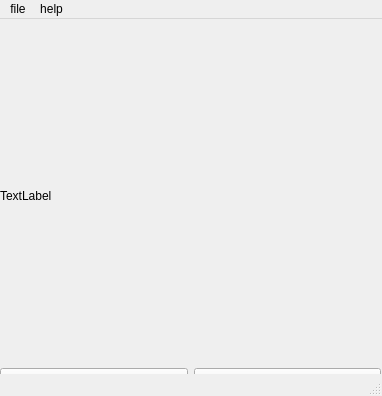
<?xml version="1.0" encoding="UTF-8"?>
<ui version="4.0">
 <class>Calulator</class>
 <widget class="QMainWindow" name="Calulator">
  <property name="geometry">
   <rect>
    <x>0</x>
    <y>0</y>
    <width>382</width>
    <height>396</height>
   </rect>
  </property>
  <property name="sizePolicy">
   <sizepolicy hsizetype="Preferred" vsizetype="Preferred">
    <horstretch>1</horstretch>
    <verstretch>0</verstretch>
   </sizepolicy>
  </property>
  <property name="minimumSize">
   <size>
    <width>240</width>
    <height>240</height>
   </size>
  </property>
  <property name="windowTitle">
   <string>Calculadora</string>
  </property>
  <property name="windowOpacity">
   <double>1.000000000000000</double>
  </property>
  <property name="layoutDirection">
   <enum>Qt::LeftToRight</enum>
  </property>
  <property name="autoFillBackground">
   <bool>true</bool>
  </property>
  <property name="tabShape">
   <enum>QTabWidget::Rounded</enum>
  </property>
  <widget class="QWidget" name="centralwidget">
   <widget class="QWidget" name="verticalLayoutWidget">
    <property name="geometry">
     <rect>
      <x>0</x>
      <y>10</y>
      <width>381</width>
      <height>361</height>
     </rect>
    </property>
    <layout class="QVBoxLayout" name="verticalLayout">
     <item>
      <widget class="QLabel" name="label">
       <property name="text">
        <string>TextLabel</string>
       </property>
      </widget>
     </item>
     <item>
      <layout class="QGridLayout" name="gridLayout">
       <item row="0" column="0">
        <widget class="QPushButton" name="pushButton">
         <property name="text">
          <string>PushButton</string>
         </property>
        </widget>
       </item>
       <item row="0" column="1">
        <widget class="QPushButton" name="pushButton_2">
         <property name="text">
          <string>PushButton</string>
         </property>
        </widget>
       </item>
      </layout>
     </item>
    </layout>
   </widget>
  </widget>
  <widget class="QMenuBar" name="menubar">
   <property name="geometry">
    <rect>
     <x>0</x>
     <y>0</y>
     <width>382</width>
     <height>22</height>
    </rect>
   </property>
   <widget class="QMenu" name="menufile">
    <property name="title">
     <string>file</string>
    </property>
    <addaction name="separator"/>
    <addaction name="separator"/>
    <addaction name="actionopen"/>
    <addaction name="actionsave"/>
    <addaction name="actionexit"/>
   </widget>
   <widget class="QMenu" name="menuhelp">
    <property name="title">
     <string>help</string>
    </property>
    <addaction name="actiondocumentation"/>
    <addaction name="actioninfo"/>
   </widget>
   <addaction name="menufile"/>
   <addaction name="menuhelp"/>
  </widget>
  <widget class="QStatusBar" name="statusbar"/>
  <action name="actionopen">
   <property name="text">
    <string>open</string>
   </property>
  </action>
  <action name="actionsave">
   <property name="text">
    <string>save</string>
   </property>
  </action>
  <action name="actionexit">
   <property name="text">
    <string>exit</string>
   </property>
  </action>
  <action name="actiondocumentation">
   <property name="text">
    <string>documentation</string>
   </property>
  </action>
  <action name="actioninfo">
   <property name="text">
    <string>about</string>
   </property>
  </action>
 </widget>
 <resources/>
 <connections/>
</ui>
